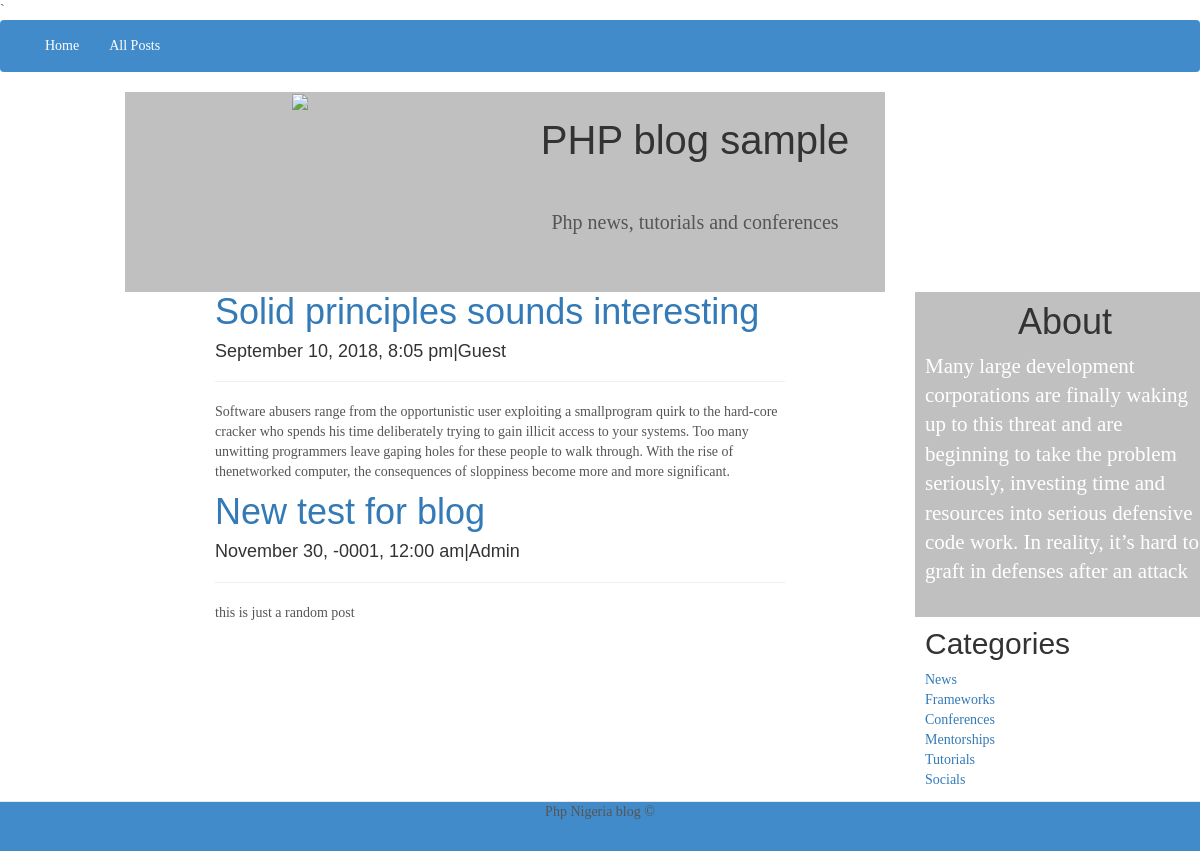
/posts.php, run on the app's committed database.
### tables this page shows
CREATE TABLE `posts` (
  `id` int(11) NOT NULL,
  `category` int(11) NOT NULL,
  `title` varchar(255) NOT NULL,
  `body` text NOT NULL,
  `author` varchar(255) NOT NULL,
  `tags` varchar(255) NOT NULL,
  `date` timestamp NOT NULL DEFAULT CURRENT_TIMESTAMP
);

CREATE TABLE `categories` (
  `id` int(11) NOT NULL,
  `name` varchar(255) NOT NULL
);

### libraries/db.php (called while the page is built, shortened)
<?php
class Database{
	public $host = HOST;
	public $user = USER;
	public $password =PASS;
	public $name = NAME;
	public $link;
	private function connector(){
		$this->link = new mysqli($this->host, $this->user, $this->password, $this->name);
	}
	public function select($query){
		$result = $this->link->query($query) or die($this->link->error.__LINE__);
		if ($result->num_rows > 0){
			return $result;
		}else{
			return false;
		}
	}
}
?>`

### helpers/format-helper.php (called while the page is built, shortened)
<?php
function formatDate($date){
	return date('F j, Y, g:i a',strtotime($date));
}
?>

### posts.php (the view, shortened to what this page needs)
<?php include("libraries/db.php");?>
<?php include("helpers/format-helper.php");?>
<?php
$db =new Database;
$categories='';
if (isset($_GET['category'])) {
	 $category = $_GET['category'];
	 $query ="SELECT * FROM posts WHERE category =".$category;
	 $posts =$db->select($query);
	}else{
$query ="SELECT * FROM `posts`";
$posts =$db->select($query);
$query ="SELECT * FROM `categories`";
$categories =$db->select($query);
}
?>
<!DOCTYPE html>
	<html lang="en">
		<head>
		<link rel="stylesheet" type="text/css" href="css/bootstrap.min.css">
		<link rel="stylesheet" type="text/css" href="css/cms-one.css">
		</head>
			<body>
				<nav class="navbar">
					<div class="container">
						<ul class="nav navbar-nav">
							<li><a href="index.php" style="color: white;">Home</a></li>
							<li><a href="posts.php" style="color: white;">All Posts</a></li>
						</ul>
					</div>
				</nav>
				<header class="container">
					<div class="col-md-8 col-md-offset-1" style="background:silver;">
							<div class="row">
								<div class="col-md-6 text-right">
									<img src="images/711px-PHP-logo.svg.png" style="height: 200px; width: 200px;">
								</div>
								<div class="col-md-6  text-center">
									<h1 class="lead" id="page-title">PHP blog sample</h1>
									<small>Php news, tutorials and conferences</small>
								</div>
							</div>
					</div>
				</header>
				<section class="body">
					<div class="container-fluid">
						<div class="row">
							<div class="col-md-6 col-md-offset-2">
								<?php if($posts):?>
								<?php while($row =$posts->fetch_assoc()):?>
								<div id="post">
									<h1><a href=""><?php echo $row['title'];?></h1></a>
									<p><h4><?php echo formatDate($row['date']);?>|<?php echo$row['author'];?></h4></p>
									<hr>
									<P>	<?php echo $row['body'];?></P>
								</div>
							 	<?php endwhile;?>
							 	<?php else:?>
							 	<p> There are no posts yet </p>
							 	<?php endif;?>
							</div>
							<div class="col-md-4" id="sidebar">
								<div id="about">
									<h1 class="text-center">About</h1>
									<p class="lead">Many large development corporations are finally waking up to this threat and are beginning to take the problem seriously, investing time and resources into serious defensive code work. In reality, it’s hard to graft in defenses after an attack</p>
								</div>
								<div id="categories">
									<h2 class="text-left">Categories</h2>
									<?php if($categories):?>
									<ul class="list-unstyled">
										<?php while($row = $categories->fetch_assoc()):?>
										<li><a href="posts.php?category=<?php echo $row['id'];?>"><?php echo $row['name'];?></a></li>
										<?php endwhile;?>
									</ul>
								<?php else:?>
								<p>There are no categories yet</p>
								<?php endif;?>
								</div>
							</div>
						</div>
					</div>
				</section>
				<footer class="navbar navbar-default navbar-fixed-bottom">
					<div class="container">
						<p class="text-center footer-text">Php Nigeria blog &copy;</p>
					</div>
				</footer>
			</body>
	</html>

### css/cms-one.css (style rules this page uses)
body { font-family: Georgia, Times, helvetica, sans-serif, arial; color: #555; }
a { text-decoration:none; }
h1, h2, h3, h4, h5, h6 { margin-top: 0px; font-family:helvetica, arial, sans-serif; font-weight: normal; color: #333; }
small { font-size:20px; }
.navbar { background: #428bca; }
#page-title { font-weight: 4em; font-size: 40px; padding: 20px; }
#post a { text-decoration: none; }
#about { background:silver; padding: 10px; width: 300px; margin-left: 100px; color: white; }
#categories { padding: 10px; width: 300px; margin-left: 100px; }

### data on the page
posts: title "Solid principles sounds interesting", date "September 10, 2018, 8:05 pm", author "Guest", body "Software abusers range from the opportunistic user exploiting a smallprogram quirk to the hard-core cracker who spends his time deliberately trying to gain illicit access to your systems. Too many unwitting programmers leave gaping holes for these people to walk through. With the rise of thenetworked computer, the consequences of sloppiness become more and more significant."
posts: title "New test for blog", date "November 30, -0001, 12:00 am", author "Admin", body "this is just a random post"
categories: name "News"
categories: name "Frameworks"
categories: name "Conferences"
categories: name "Mentorships"
categories: name "Tutorials"
categories: name "Socials"
